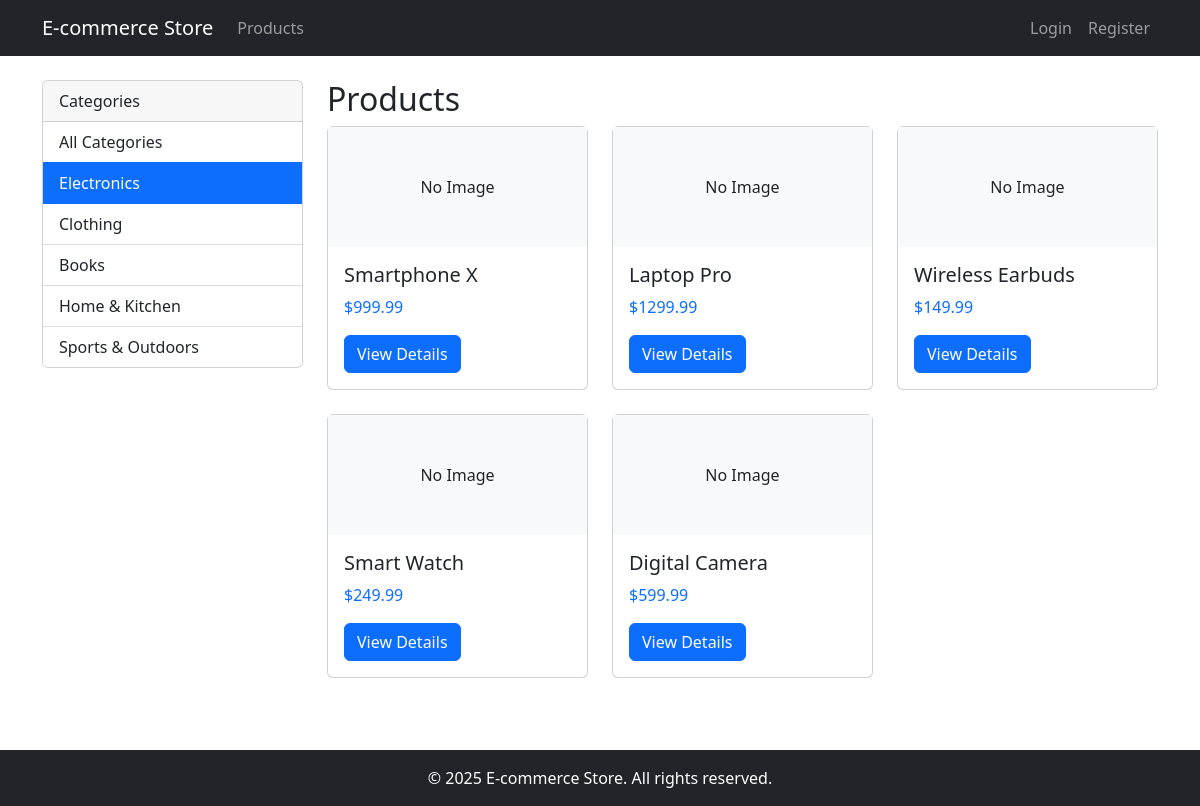
/?category=1, run on the app's committed database.
### products/models.py (models this page shows, shortened)
class Category(models.Model):
    name = models.CharField(max_length=100)
    description = models.TextField(blank=True)

class Product(models.Model):
    name = models.CharField(max_length=200)
    description = models.TextField()
    price = models.DecimalField(max_digits=10, decimal_places=2)
    category = models.ForeignKey(Category, related_name='products', on_delete=models.CASCADE)
    stock = models.PositiveIntegerField(default=0)
    image = models.ImageField(upload_to='products/', null=True, blank=True)
    created_at = models.DateTimeField(auto_now_add=True)

### products/views.py (the view)
# urls.py: path('', views.product_list, name='product_list'),
def product_list(request):
    categories = Category.objects.all()
    selected_category = request.GET.get('category')
    if selected_category:
        products = Product.objects.filter(category__id=selected_category)
    else:
        products = Product.objects.all()
    recommended_products = []
    if request.user.is_authenticated:
        model = RecommendationModel()
        model.train()
        recommended_products = model.get_recommendations(request.user.id, top_n=4)
    context = {
        'products': products,
        'categories': categories,
        'selected_category': selected_category,
        'recommended_products': recommended_products
    }
    return render(request, 'products/product_list.html', context)

### templates/products/product_list.html (shortened to what this page needs)
{% extends 'base.html' %}
{% block content %}
    <div class="row">
        <div class="col-md-3">
            <div class="card mb-4">
                <div class="card-header">Categories</div>
                <div class="list-group list-group-flush">
                    <a href="{% url 'products:product_list' %}" class="list-group-item {% if not selected_category %}active{% endif %}">
                        All Categories
                    </a>
                    {% for category in categories %}
                        <a href="{% url 'products:product_list' %}?category={{ category.id }}"
                           class="list-group-item {% if selected_category == category.id|stringformat:'i' %}active{% endif %}">
                            {{ category.name }}
                        </a>
                    {% endfor %}
                </div>
            </div>
        </div>
        <div class="col-md-9">
            <h2>Products</h2>
            <div class="row">
                {% for product in products %}
                    <div class="col-md-4 mb-4">
                        <div class="card product-card">
                            {% if product.image %}
                                <img src="{{ product.image.url }}" class="card-img-top" alt="{{ product.name }}">
                            {% else %}
                                <div class="bg-light text-center p-5">No Image</div>
                            {% endif %}
                            <div class="card-body">
                                <h5 class="card-title">{{ product.name }}</h5>
                                <p class="card-text text-primary">${{ product.price }}</p>
                                <a href="{% url 'products:product_detail' product.id %}" class="btn btn-primary">View Details</a>
                            </div>
                        </div>
                    </div>
                {% empty %}
                    <div class="col-12">
                        <div class="alert alert-info">No products found.</div>
                    </div>
                {% endfor %}
            </div>
        </div>
    </div>
{% endblock %}

### templates/base.html (style rules this page uses)
.product-card { height: 100%; transition: transform 0.3s; }

### data on the page
Category: name "Electronics"
Category: name "Clothing"
Category: name "Books"
Category: name "Home & Kitchen"
Category: name "Sports & Outdoors"
Product: image "No Image", name "Smartphone X", price "999.99"
Product: image "No Image", name "Laptop Pro", price "1299.99"
Product: image "No Image", name "Wireless Earbuds", price "149.99"
Product: image "No Image", name "Smart Watch", price "249.99"
Product: image "No Image", name "Digital Camera", price "599.99"
